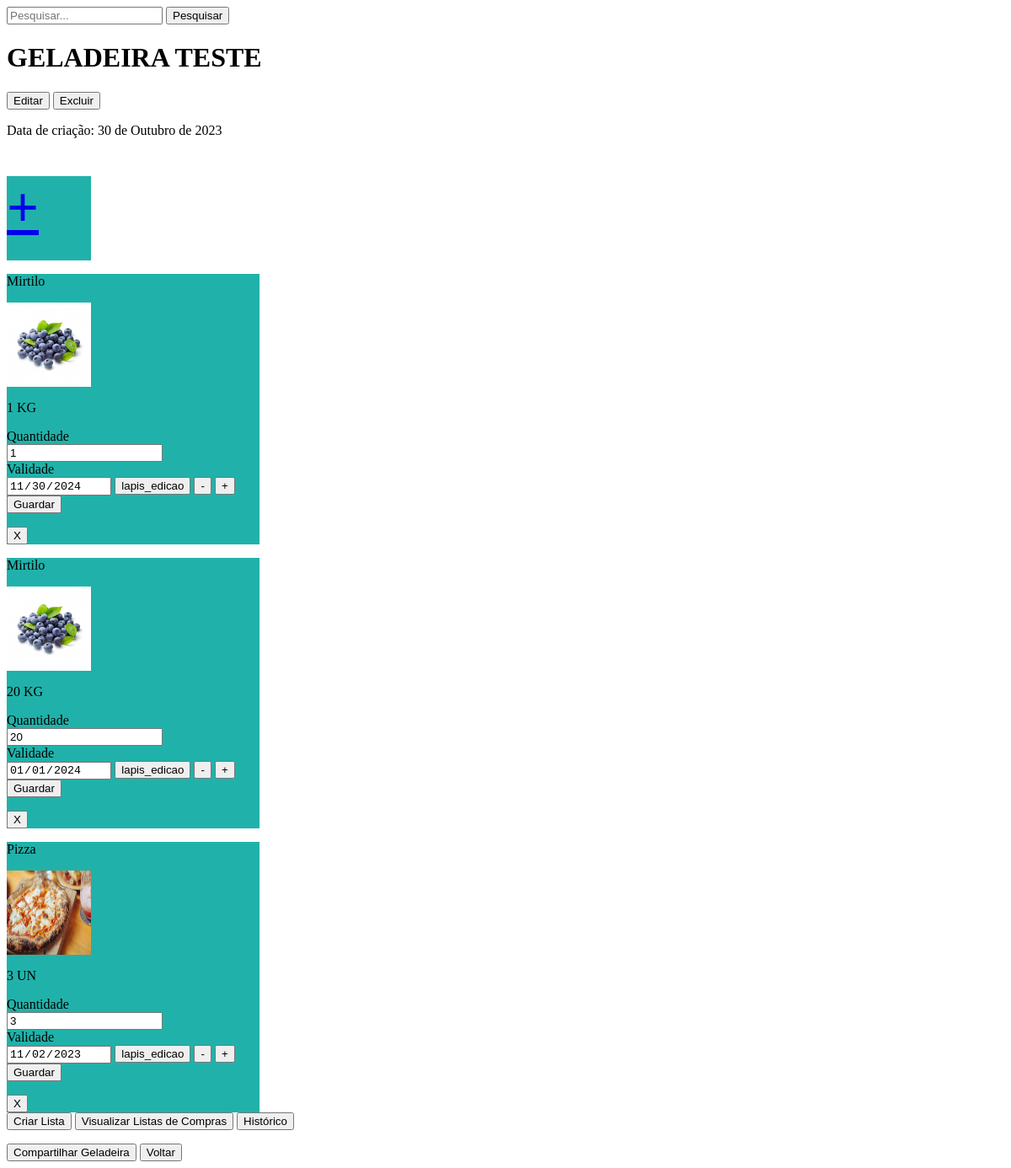
Page /geladeiras/geladeira/1/ (signed in) on the earlier database version.
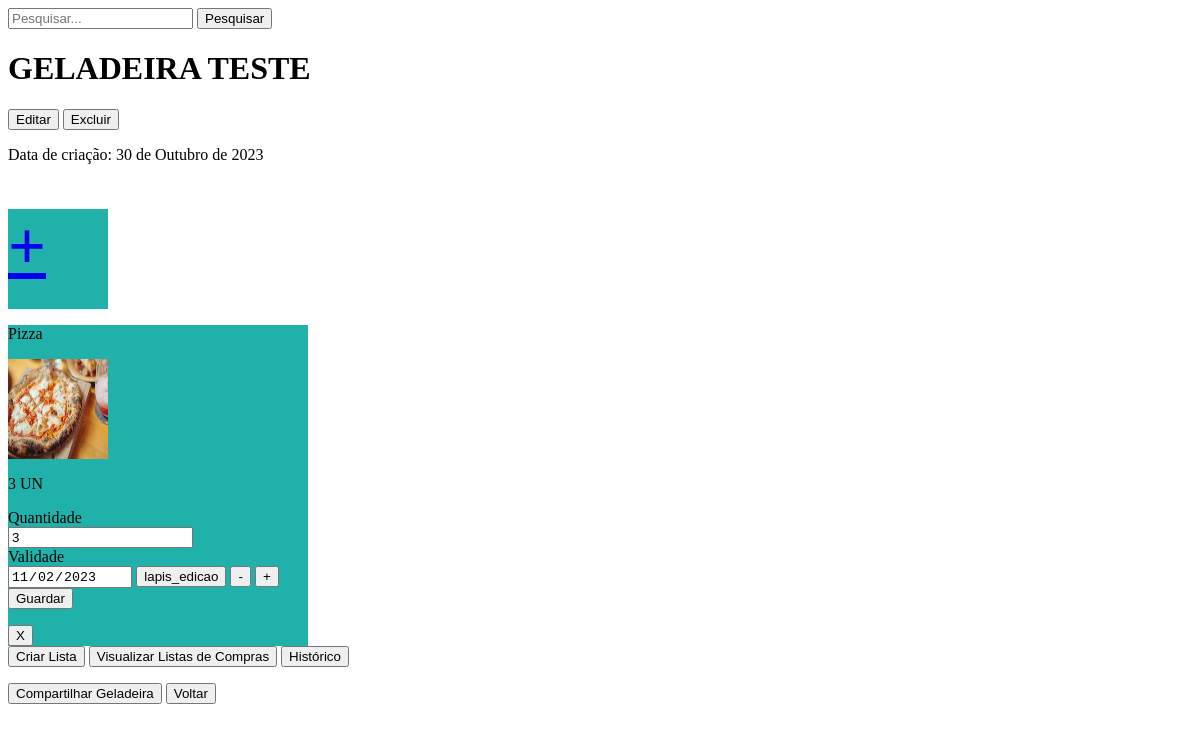
Same page on the later database version.
### estoque/models.py (models this page shows, shortened)
class Geladeira(models.Model):
    nome_geladeira = models.CharField(max_length=75, null=False, blank=False)
    dt_criacao = models.DateField(auto_now=True, blank=False)
    usuarios_proprietarios = models.ManyToManyField(User)

class Item_Geladeira(models.Model):
    geladeira = models.ForeignKey(Geladeira, on_delete=models.CASCADE)
    produto = models.ForeignKey(Produto, on_delete=models.CASCADE)
    validade = models.DateField(null=False, blank=False)
    quantidade = models.IntegerField(null=False, blank=False)
    logs = models.ManyToManyField(Log_Itens_Geladeira, related_name='itens_geladeira', blank=True)

class Produto(models.Model):
    nome_produto = models.CharField(max_length=100)
    tipo = models.CharField(max_length=20, choices=TIPOS_PRODUTOS)
    imagem_produto = models.ImageField(upload_to='media', default='media/default_image_produtos')
    unidade_medida = models.tipo = models.CharField(max_length=20, choices=UNIDADES_MEDIDA, default='un')
    produto_geladeira = models.ManyToManyField(Geladeira, through='Item_Geladeira')
    produto_lista = models.ManyToManyField(Lista, through='Item_Lista')

### estoque/views.py (the view, shortened to what this page needs)
# urls.py: path('geladeiras/geladeira/<int:pk>/', views.DetalhesGeladeira.as_view(), name="detalhes_geladeira"),
class DetalhesGeladeira(LoginRequiredMixin, DetailView):
    template_name = "detalhes_geladeira.html"
    model = Geladeira
    def get_context_data(self, **kwargs):
        context = super().get_context_data(**kwargs)
        context['item_geladeira'] = Item_Geladeira.objects.filter(
            geladeira=self.object)  # Pega os itens da tabela intemediaria Item_Geladeira
        termo_pesquisa = self.request.GET.get('q')  # Obtém o termo de busca da URL
        if termo_pesquisa:  # Use a consulta Q para pesquisar geladeiras por nome
            context['item_geladeira'] = Item_Geladeira.objects.filter(geladeira=self.object,
                                                                      produto__nome_produto__contains=termo_pesquisa)
        return context

### estoque/templates/detalhes_geladeira.html (shortened to what this page needs)
{% block content %}
    <form method="get" action="{% url 'estoque:detalhes_geladeira' geladeira.pk %}" id="geladeiraPesquisa">
        <input type="text" name="q" placeholder="Pesquisar...">
        <button type="submit">Pesquisar</button>
    </form>
    <div>
        <h1 style="display: block">{{ geladeira.nome_geladeira }}</h1>
        <a href="{% url 'estoque:editar_geladeira' geladeira.pk %}"><button id="btn_edit">Editar</button></a>
        <a href="{% url 'estoque:excluir_geladeira' geladeira.pk %}"><button id="btn_excluir">Excluir</button></a>
        <p>Data de criação: {{ geladeira.dt_criacao }}</p>
        <a href="{% url 'estoque:produtos_geladeira' geladeira.pk %}">
            <div style="background-color: lightseagreen; width: 100px; height: 100px;">
                <h1 style="font-size: 50pt">+</h1>
            </div>
        </a>
        {% for item in item_geladeira %}
            <div style="background-color: lightseagreen; width: 300px;">
                <p>{{ item.produto.nome_produto }}</p>
                <img src="/media/{{ item.produto.imagem_produto }}" width="100px" height="100px">
                <p>{{ item.quantidade }} {{ item.produto.unidade_medida }}</p>
                <form method="post" action="{% url 'estoque:detalhes_geladeira' geladeira.pk %}">
                    <label for="quantidade{{ item.id }}">Quantidade</label><br>
                    <input type="number" id="quantidade{{ item.id }}" name="quantidade{{ item.id }}" value="{{ item.quantidade }}" min="0"><br>
                    <label for="validade{{ item.id }}">Validade</label><br>
                    <input type="date" id="validade{{ item.id }}" name="validade{{ item.id }}" value="{{ item.validade|date:'Y-m-d' }}" readonly>
                    <button type="button" id="btn_validade{{ item.id }}" onclick="document.getElementById('validade{{ item.id }}').readOnly = false; document.getElementById('btn_validade{{ item.id }}').style.display = 'none'">lapis_edicao</button>
                    <button type="button" onclick="document.getElementById('quantidade{{ item.id }}').value = parseInt(document.getElementById('quantidade{{ item.id }}').value) - 1">-</button>
                    <button type="button" onclick="document.getElementById('quantidade{{ item.id }}').value = parseInt(document.getElementById('quantidade{{ item.id }}').value) + 1">+</button>
                    <button type="submit">Guardar</button>
                </form>
                <a href="{% url 'estoque:excluir_item_geladeira' geladeira.pk item.pk %}"><button id="btn_excluir">X</button></a>
                <br>
            </div>
        {% endfor %}
    </div>
    <a href="{% url 'estoque:criar_lista' object.pk %}"><button> Criar Lista </button></a>
    <a href="{% url 'estoque:listas' geladeira.pk %}"><button> Visualizar Listas de Compras </button></a>
    <a href="{% url 'estoque:historico_geladeira' geladeira.pk %}"><button> Histórico </button></a>
    <button id="compartilhar_geladeira">Compartilhar Geladeira</button>
    <a href="{% url 'estoque:geladeiras' %}"><button id="btn_voltar">Voltar</button></a>
{% endblock %}

Differences in the rows shown:
removed Item_Geladeira: produto.nome_produto "Mirtilo", produto.imagem_produto (picture), quantidade "1", produto.unidade_medida "KG", id "1", validade "11/30/2024"
removed Item_Geladeira: produto.nome_produto "Mirtilo", produto.imagem_produto (picture), quantidade "20", produto.unidade_medida "KG", validade "01/01/2024"
